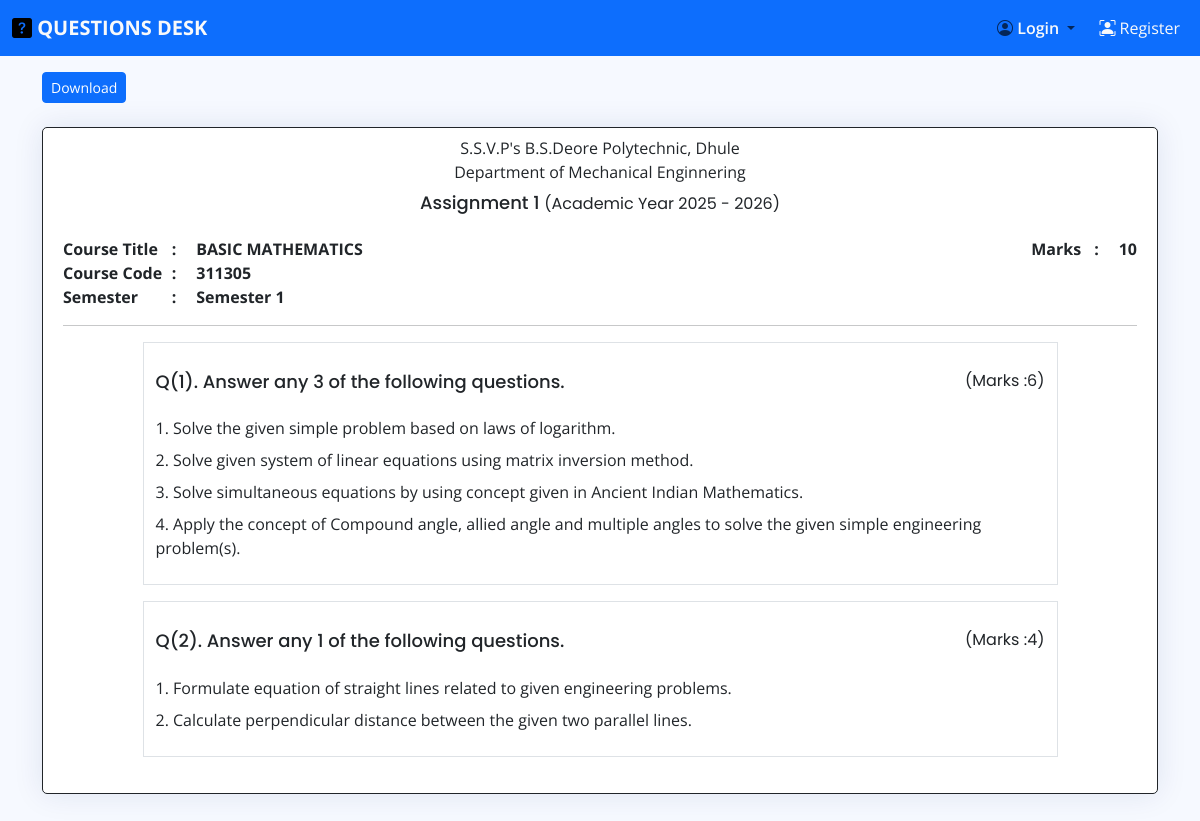
Page /assignment/1/ on the committed database.
### Users/models.py (models this page shows, shortened)
class User(AbstractBaseUser):
    id = models.BigAutoField(primary_key=True)
    first_name = models.CharField(max_length=100, null=False, blank=False)
    last_name = models.CharField(max_length=100, null=False, blank=False)
    institute = models.CharField(max_length=255, null=False, blank=False, default="S.S.V.P's B.S.Deore Polytechnic, Dhule")
    email = models.EmailField(unique=True, null=False, blank=False)
    username = models.CharField(unique=True, max_length=100, null=False, blank=False)
    password = models.CharField(max_length=100, null=False, blank=False)
    role = models.CharField(max_length=10, null=False, blank=False)
    joined_date = models.DateField(auto_now_add=True)
    USERNAME_FIELD = 'username'
    REQUIRED_FIELDS = ['first_name', 'last_name', 'email']
    objects = UserManager()
    class Meta:
        db_table = 'Users'

class Subject(models.Model):
    id = models.BigAutoField(primary_key=True)
    subject_code = models.CharField(max_length=100, unique=True, null=False, blank=False)
    subject_name = models.CharField(max_length=255, null=False, blank=False)
    semester = models.CharField(max_length=100, null=False, blank=False)
    department =models.CharField(max_length=100, null=False, blank=False)
    scheme = models.CharField(max_length=10, null=False, blank=False)
    class Meta:
        db_table = 'Subjects'

### Questions/models.py (models this page shows, shortened)
class QuestionPaper(models.Model):
    id = models.BigAutoField(primary_key=True)
    question_paper_type = models.CharField(max_length=20, null=False, blank=False)
    question_paper_title = models.CharField(max_length=255, null=False, blank=False)
    question_paper_subject = models.ForeignKey(Subject, related_name='question_papers', on_delete=models.CASCADE)
    question_paper_total_marks = models.IntegerField(null=False, blank=False, default=0)
    question_count = models.IntegerField(null=False, blank=False, default=1)
    academic_year_start =  models.IntegerField(null=False, blank=False, default=2024)
    academic_year_end =  models.PositiveIntegerField(null=False, blank=False, default=2025)
    exam_date = models.DateField(null=True, blank=True)
    exam_hour = models.PositiveIntegerField(null=True, blank=True)
    exam_minute = models.PositiveIntegerField(null=True, blank=True)
    divisions = models.ManyToManyField(Division, related_name='question_papers')
    status = models.CharField(max_length=100, null=False, blank=False, default='Incomplete')
    created_date = models.DateField(auto_now_add=True)
    class Meta:
        db_table = 'Question Papers'

class Division(models.Model):
    id = models.BigAutoField(primary_key=True)
    division_no = models.IntegerField(name=False, blank=False, default=1)
    division_title = models.CharField(max_length=255, null=False, blank=False)
    division_mark = models.IntegerField(null=False, blank=False, default=0)
    mark_per_question = models.IntegerField(null=False, blank=False, default=0)
    extra_question = models.IntegerField(null=False, blank=False, default=0)
    division_questions = models.ManyToManyField(Question, related_name='divisions', blank=True)
    status = models.CharField(max_length=100, null=False, blank=False, default='Incomplete')
    class Meta:
        db_table = 'Divisions'

class Question(models.Model):
    id = models.BigAutoField(primary_key=True)
    question_title = models.CharField(max_length=255, null=False, blank=False)
    question_mark = models.IntegerField(null=False, blank=False, default=0)
    question_levels = models.CharField(max_length=255, null=False, blank=False)
    class Meta:
        db_table = 'Questions'

### Users/views.py (the view)
# urls.py: path('assignment/<int:assignment_id>/', assignment_view, name='assignment-view'),
def assignment_view(request, assignment_id):
    assignment = QuestionPaper.objects.get(id=assignment_id)
    institute = Profile.objects.filter(subjects=assignment.question_paper_subject).first().user.institute
    return render(request, 'users/assignment.html', context={'assignment':assignment, 'institute':institute})

### Users/templates/users/assignment.html (shortened to what this page needs)
{% extends "users/base_site.html" %}
{% block main %}
    <a href="{% url "assignment_pdf" assignment.id %}" class="btn btn-primary btn-sm mt-3">Download</a>
    <section class="section mt-4">
        <div class="row">
            <div class="col-12">
                <div class="card border border-dark">
                    <div class="card-body">
                        <p class="card-text text-center mb-0 pb-0 pt-2">{{institute}}</p>
                        <p class="card-text text-center mb-0 pb-0">Department of {{assignment.question_paper_subject.department}}</p>
                        <h5 class="card-title text-center text-dark pt-2">{{assignment.question_paper_title}} <span class="fw-normal fs-6 text-dark">(Academic Year {{assignment.academic_year_start}} - {{assignment.academic_year_end}})</span></h5>
                        <div class="row">
                            <div class="col-6 fw-bold">
                                <div class="row">
                                    <p class="col-3 card-text mb-0 pb-0 d-flex justify-content-between">
                                        Course Title
                                        <span>:</span>
                                    </p>
                                    <p class="col-9 card-text mb-0 pb-0 ps-2">{{assignment.question_paper_subject.subject_name}}</p>
                                </div>
                                <div class="row">
                                    <p class="col-3 card-text mb-0 pb-0 d-flex justify-content-between">
                                        Course Code
                                        <span>:</span>
                                    </p>
                                    <p class="col-9 card-text mb-0 pb-0 ps-2">{{assignment.question_paper_subject.subject_code}}</p>
                                </div>
                                <div class="row">
                                    <p class="col-3 card-text mb-0 pb-0 d-flex justify-content-between">
                                        Semester
                                        <span>:</span>
                                    </p>
                                    <p class="col-9 card-text mb-0 pb-0 ps-2">{{assignment.question_paper_subject.semester}}</p>
                                </div>
                            </div>
                            <div class="col-6 fw-bold">
                                <div class="row justify-content-end">
                                    <p class="col-2 card-text mb-0 pb-0 d-flex justify-content-between">
                                        Marks
                                        <span>:</span>
                                    </p>
                                    <p class="col-auto card-text mb-0 pb-0 ps-2">{{assignment.question_paper_total_marks}}</p>
                                </div>
                            </div>
                        </div>
                        <hr>
                        {% for division in assignment.divisions.all %}
                        <div class="row justify-content-center mb-3">
                            <div class="col-10 border pt-2 pb-4">
                                <h5 class="card-title text-dark pb-2 d-flex justify-content-between">
                                    Q({{division.division_no}}). {{division.division_title}}
                                    <span class="text-dark fs-6">(Marks :{{division.division_mark}})</span>
                                </h5>
                                {% for question in division.division_questions.all %}
                                    <p class="card-text mb-0 pb-0 pt-2">{{forloop.counter}}. {{question.question_title}}</p>
                                {% endfor %}
                            </div>
                        </div>
                        {% endfor %}
                    </div>
                </div>
            </div>
        </div>
    </section>
{% endblock main %}

### Users/static/assets/css/style.css (style rules this page uses)
:root { scroll-behavior: smooth; }
body { font-family: "Open Sans", sans-serif; background: #f6f9ff; color: #444444; }
a { color: #4154f1; text-decoration: none; }
h1, h2, h3, h4, h5, h6 { font-family: "Nunito", sans-serif; }
.card { margin-bottom: 30px; border: none; border-radius: 5px; box-shadow: 0px 0 30px rgba(1, 41, 112, 0.1); }
.card-title { padding: 20px 0 15px 0; font-size: 18px; font-weight: 500; color: #012970; font-family: "Poppins", sans-serif; }
.card-title span { color: #899bbd; font-size: 14px; font-weight: 400; }
.card-body { padding: 0 20px 20px 20px; }

### rows in the picture
User: institute "S.S.V.P's B.S.Deore Polytechnic, Dhule"
QuestionPaper: question_paper_subject.department "Mechanical Enginnering", question_paper_title "Assignment 1", academic_year_start "2025", academic_year_end "2026", question_paper_subject.subject_name "BASIC MATHEMATICS", question_paper_subject.subject_code "311305", question_paper_subject.semester "Semester 1", question_paper_total_marks "10"
Division: division_no "1", division_title "Answer any 3 of the following questions.", division_mark "6"
Question: question_title "Solve the given simple problem based on laws of logarithm."
Question: question_title "Solve given system of linear equations using matrix inversion method."
Question: question_title "Solve simultaneous equations by using concept given in Ancient Indian Mathematics."
Question: question_title "Apply the concept of Compound angle, allied angle and multiple angles to solve the given simple engineering problem(s)."
Division: division_no "2", division_title "Answer any 1 of the following questions.", division_mark "4"
Question: question_title "Formulate equation of straight lines related to given engineering problems."
Question: question_title "Calculate perpendicular distance between the given two parallel lines."
